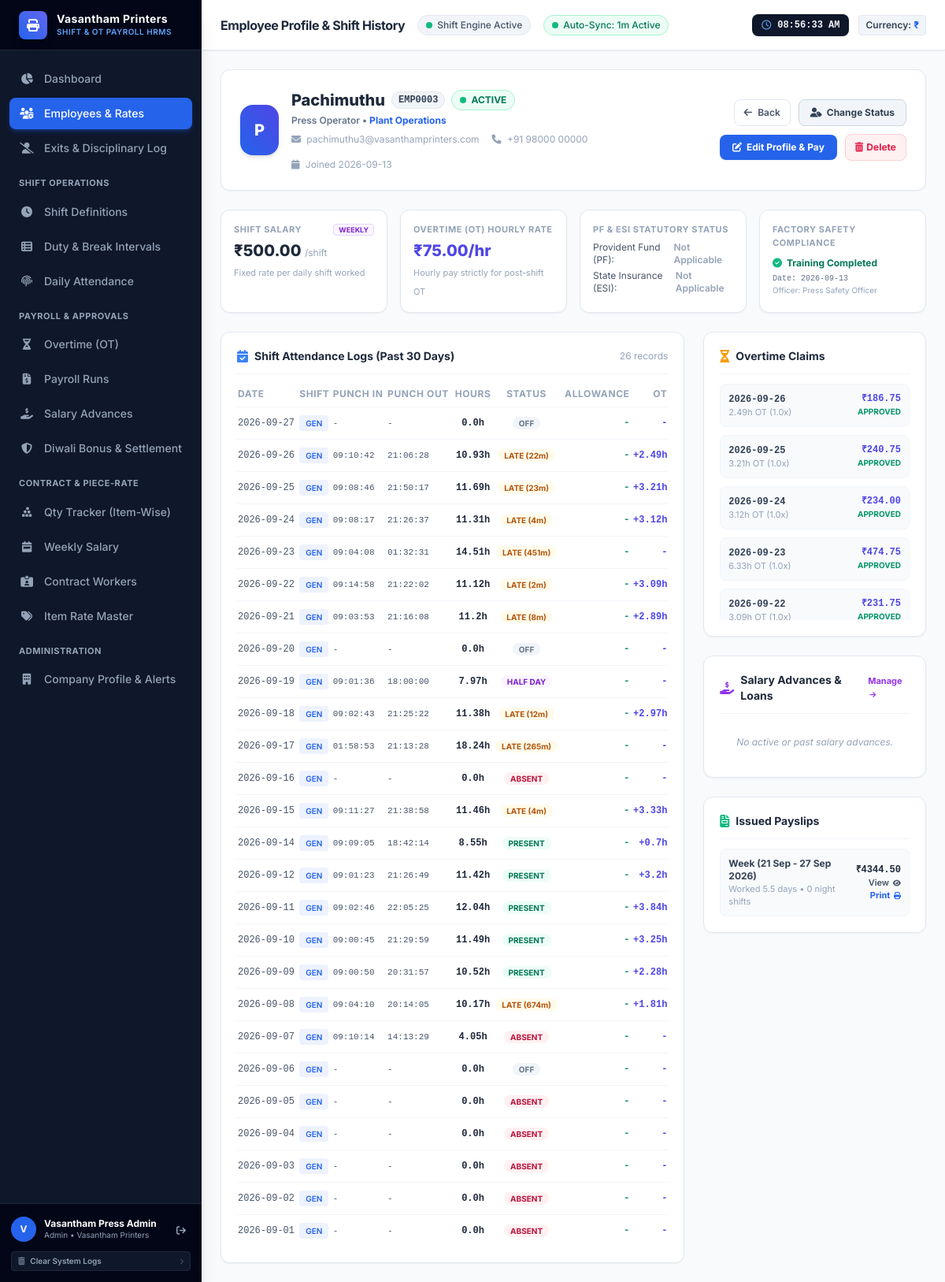
/employees/3 (signed in), run on an earlier commit of the app's database.
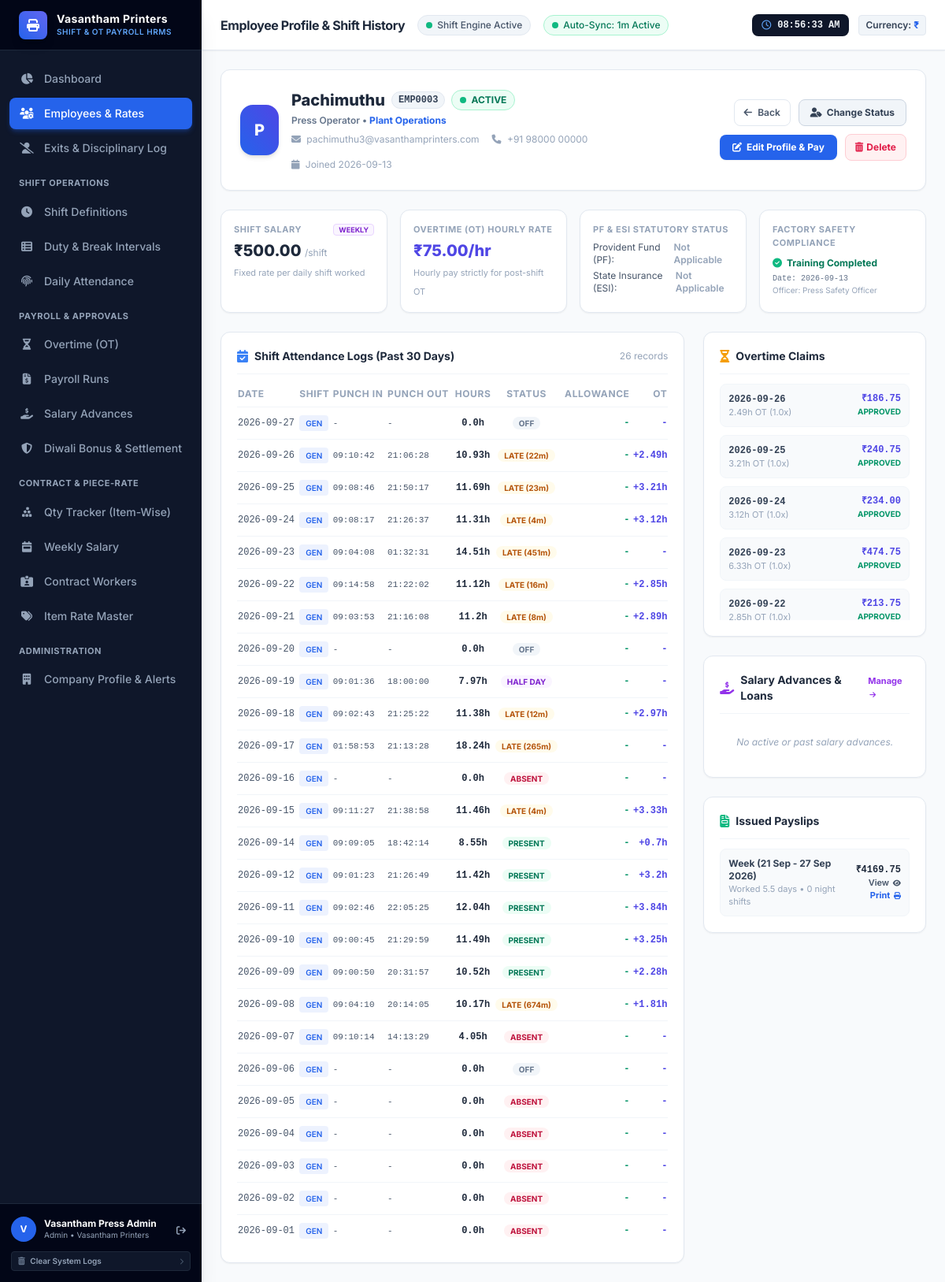
And on a later commit of the database.
### tables this page shows
CREATE TABLE attendance_records (
        id INTEGER PRIMARY KEY AUTOINCREMENT,
        employee_id INTEGER NOT NULL REFERENCES employees(id) ON DELETE CASCADE,
        date TEXT NOT NULL,               -- 'YYYY-MM-DD' (Shift Date)
        shift_id INTEGER REFERENCES shifts(id) ON DELETE SET NULL,
        punch_in TEXT,                    -- 'YYYY-MM-DD HH:MM:SS'
        punch_out TEXT,                   -- 'YYYY-MM-DD HH:MM:SS'
        work_hours REAL NOT NULL DEFAULT 0.0,
        late_mins INTEGER NOT NULL DEFAULT 0,
        early_leave_mins INTEGER NOT NULL DEFAULT 0,
        status TEXT NOT NULL DEFAULT 'ABSENT', -- 'PRESENT', 'LATE', 'HALF_DAY', 'ABSENT', 'WEEKLY_OFF', 'HOLIDAY'
        shift_allowance_amount REAL NOT NULL DEFAULT 0.0,
        raw_ot_hours REAL NOT NULL DEFAULT 0.0,
        notes TEXT,
        created_at TIMESTAMP DEFAULT CURRENT_TIMESTAMP, has_missed_mid_punch INTEGER NOT NULL DEFAULT 0, mid_punch_status TEXT NOT NULL DEFAULT 'NORMAL', mid_punch_notes TEXT, mid_punch_approved_by TEXT, mid_punch_approved_at TEXT, gross_ot_hours REAL NOT NULL DEFAULT 0.0, late_deduction_mins INTEGER NOT NULL DEFAULT 0,
        UNIQUE(employee_id, date)
    );

CREATE TABLE overtime_records (
        id INTEGER PRIMARY KEY AUTOINCREMENT,
        employee_id INTEGER NOT NULL REFERENCES employees(id) ON DELETE CASCADE,
        attendance_id INTEGER REFERENCES attendance_records(id) ON DELETE SET NULL,
        date TEXT NOT NULL,               -- 'YYYY-MM-DD'
        ot_type TEXT NOT NULL DEFAULT 'NORMAL', -- 'NORMAL', 'WEEKEND', 'HOLIDAY'
        pre_shift_ot_hours REAL NOT NULL DEFAULT 0.0,
        post_shift_ot_hours REAL NOT NULL DEFAULT 0.0,
        total_ot_hours REAL NOT NULL DEFAULT 0.0,
        multiplier REAL NOT NULL DEFAULT 1.5,
        approved_hours REAL NOT NULL DEFAULT 0.0,
        calculated_ot_pay REAL NOT NULL DEFAULT 0.0,
        status TEXT NOT NULL DEFAULT 'PENDING', -- 'PENDING', 'APPROVED', 'REJECTED'
        reason TEXT,
        approved_by TEXT,
        approved_at TIMESTAMP,
        created_at TIMESTAMP DEFAULT CURRENT_TIMESTAMP
    );

CREATE TABLE payslips (
        id INTEGER PRIMARY KEY AUTOINCREMENT,
        payroll_run_id INTEGER NOT NULL REFERENCES payroll_runs(id) ON DELETE CASCADE,
        employee_id INTEGER NOT NULL REFERENCES employees(id) ON DELETE CASCADE,
        base_salary REAL NOT NULL DEFAULT 0.0,
        daily_rate REAL NOT NULL DEFAULT 0.0,
        hourly_rate REAL NOT NULL DEFAULT 0.0,
        days_in_month INTEGER NOT NULL DEFAULT 30,
        days_worked REAL NOT NULL DEFAULT 0.0,
        half_days INTEGER NOT NULL DEFAULT 0,
        weekly_offs INTEGER NOT NULL DEFAULT 0,
        absent_days INTEGER NOT NULL DEFAULT 0,
        total_shift_allowance REAL NOT NULL DEFAULT 0.0,
        night_shifts_count INTEGER NOT NULL DEFAULT 0,
        approved_ot_hours REAL NOT NULL DEFAULT 0.0,
        ot_pay REAL NOT NULL DEFAULT 0.0,
        hra REAL NOT NULL DEFAULT 0.0,
        special_allowance REAL NOT NULL DEFAULT 0.0,
        gross_earnings REAL NOT NULL DEFAULT 0.0,
        pf_deduction REAL NOT NULL DEFAULT 0.0,
        esi_deduction REAL NOT NULL DEFAULT 0.0,
        tax_deduction REAL NOT NULL DEFAULT 0.0,
        lop_deduction REAL NOT NULL DEFAULT 0.0,
        total_deductions REAL NOT NULL DEFAULT 0.0,
        net_pay REAL NOT NULL DEFAULT 0.0,
        status TEXT NOT NULL DEFAULT 'GENERATED',
        created_at TIMESTAMP DEFAULT CURRENT_TIMESTAMP, pay_frequency TEXT NOT NULL DEFAULT 'MONTHLY', bonus REAL NOT NULL DEFAULT 0.0, advance_deduction REAL NOT NULL DEFAULT 0.0,
        UNIQUE(payroll_run_id, employee_id)
    );

CREATE TABLE shifts (
        id INTEGER PRIMARY KEY AUTOINCREMENT,
        code TEXT UNIQUE NOT NULL,
        name TEXT NOT NULL,
        start_time TEXT NOT NULL,         -- '09:00'
        end_time TEXT NOT NULL,           -- '18:00'
        is_overnight INTEGER NOT NULL DEFAULT 0, -- 1 if shift crosses midnight (e.g., 22:00 - 06:00)
        grace_late_mins INTEGER NOT NULL DEFAULT 15,
        grace_early_mins INTEGER NOT NULL DEFAULT 15,
        break_mins INTEGER NOT NULL DEFAULT 60,
        min_hours_half_day REAL NOT NULL DEFAULT 4.5,
        min_hours_full_day REAL NOT NULL DEFAULT 8.0,
        allowance_rate REAL NOT NULL DEFAULT 0.0, -- Extra bonus per shift (e.g., Night shift bonus)
        color TEXT NOT NULL DEFAULT '#3b82f6',
        description TEXT,
        is_active INTEGER NOT NULL DEFAULT 1,
        created_at TIMESTAMP DEFAULT CURRENT_TIMESTAMP
    );

CREATE TABLE payroll_runs (
        id INTEGER PRIMARY KEY AUTOINCREMENT,
        month INTEGER NOT NULL,           -- 1 to 12
        year INTEGER NOT NULL,            -- e.g., 2026
        period_name TEXT NOT NULL,        -- 'March 2026'
        start_date TEXT NOT NULL,
        end_date TEXT NOT NULL,
        total_employees INTEGER NOT NULL DEFAULT 0,
        total_gross REAL NOT NULL DEFAULT 0.0,
        total_net REAL NOT NULL DEFAULT 0.0,
        total_ot_pay REAL NOT NULL DEFAULT 0.0,
        total_shift_allowance REAL NOT NULL DEFAULT 0.0,
        status TEXT NOT NULL DEFAULT 'DRAFT', -- 'DRAFT', 'FINALIZED'
        created_at TIMESTAMP DEFAULT CURRENT_TIMESTAMP
    , run_type TEXT NOT NULL DEFAULT 'MONTHLY', total_bonus REAL NOT NULL DEFAULT 0.0, total_advance_deductions REAL NOT NULL DEFAULT 0.0);

### routes/employees.py (the view)
@employees_bp.route("/<int:emp_id>")
@login_required
def view_employee(emp_id):
    conn = get_db_connection()
    cursor = conn.cursor()
    cursor.execute("""
        SELECT e.*, d.name as dept_name, s.name as default_shift_name, s.code as shift_code
        FROM employees e
        JOIN departments d ON e.department_id = d.id
        LEFT JOIN shifts s ON e.default_shift_id = s.id
        WHERE e.id = ?
    """, (emp_id,))
    emp_row = cursor.fetchone()
    if not emp_row:
        flash("Employee not found", "danger")
        conn.close()
        return redirect(url_for("employees.list_employees"))
    employee = dict(emp_row)
    cursor.execute("""
        SELECT a.*, s.name as shift_name, s.code as shift_code, s.color as shift_color
        FROM attendance_records a
        LEFT JOIN shifts s ON a.shift_id = s.id
        WHERE a.employee_id = ?
        ORDER BY a.date DESC
        LIMIT 30
    """, (emp_id,))
    attendances = [dict(row) for row in cursor.fetchall()]
    cursor.execute("""
        SELECT o.*, a.work_hours
        FROM overtime_records o
        LEFT JOIN attendance_records a ON o.attendance_id = a.id
        WHERE o.employee_id = ?
        ORDER BY o.date DESC
        LIMIT 20
    """, (emp_id,))
    overtimes = [dict(row) for row in cursor.fetchall()]
    cursor.execute("""
        SELECT p.*, r.period_name, r.run_type
        FROM payslips p
        JOIN payroll_runs r ON p.payroll_run_id = r.id
        WHERE p.employee_id = ?
        ORDER BY p.id DESC
        LIMIT 20
    """, (emp_id,))
    payslips = [dict(row) for row in cursor.fetchall()]
    cursor.execute("""
        SELECT * FROM advances
        WHERE employee_id = ?
        ORDER BY id DESC
    """, (emp_id,))
    advances = [dict(row) for row in cursor.fetchall()]
    cursor.execute("SELECT * FROM departments ORDER BY name")
    departments = [dict(row) for row in cursor.fetchall()]
    cursor.execute("SELECT * FROM shifts WHERE is_active = 1 ORDER BY name")
    shifts = [dict(row) for row in cursor.fetchall()]
    conn.close()
    return render_template(
        "employees/view.html",
        employee=employee,
        attendances=attendances,
        overtimes=overtimes,
        payslips=payslips,
        advances=advances,
        departments=departments,
        shifts=shifts
    )

### templates/employees/view.html (shortened to what the changed rows need)
{% extends "base.html" %}
{% block header_title %}Employee Profile & Shift History{% endblock %}
{% block content %}
<div class="space-y-6 max-w-7xl mx-auto">
    <div class="bg-white rounded-xl border border-slate-200 shadow-sm p-6 flex flex-col md:flex-row items-start md:items-center justify-between gap-6">
        <div class="flex items-center space-x-4">
            <div>
                <div class="flex items-center space-x-2">
                    <h2 class="text-xl font-extrabold text-slate-800">{{ employee.first_name }} {{ employee.last_name }}</h2>
                </div>
            </div>
        </div>
    </div>
    <div class="grid grid-cols-1 lg:grid-cols-3 gap-6">
        <div class="bg-white rounded-xl border border-slate-200 shadow-sm p-5 lg:col-span-2">
            <div class="overflow-x-auto">
                <table class="w-full text-left text-xs">
                    <thead>
                        <tr class="text-slate-400 font-semibold uppercase tracking-wider border-b border-slate-100">
                            <th class="pb-2">Date</th>
                            <th class="pb-2">Shift</th>
                            <th class="pb-2">Punch In</th>
                            <th class="pb-2">Punch Out</th>
                            <th class="pb-2 text-center">Hours</th>
                            <th class="pb-2 text-center">Status</th>
                            <th class="pb-2 text-right">Allowance</th>
                            <th class="pb-2 text-right">OT</th>
                        </tr>
                    </thead>
                    <tbody class="divide-y divide-slate-100">
                        {% for att in attendances %}
                        <tr class="hover:bg-slate-50 transition">
                            <td class="py-2.5 font-mono text-slate-600">{{ att.date }}</td>
                            <td class="py-2.5">
                                {% if att.shift_name %}
                                <span class="inline-flex items-center px-2 py-0.5 rounded text-[10px] font-semibold" style="background-color: {{ att.shift_color }}15; color: {{ att.shift_color }};">
                                    {{ att.shift_code }}
                                </span>
                                {% else %}
                                <span class="text-slate-400">-</span>
                                {% endif %}
                            </td>
                            <td class="py-2.5 font-mono text-[11px] text-slate-600">
                                {{ att.punch_in.split(' ')[1] if att.punch_in else '-' }}
                            </td>
                            <td class="py-2.5 font-mono text-[11px] text-slate-600">
                                {{ att.punch_out.split(' ')[1] if att.punch_out else '-' }}
                            </td>
                            <td class="py-2.5 text-center font-mono font-semibold">{{ att.work_hours }}h</td>
                            <td class="py-2.5 text-center">
                                {% if att.status == 'PRESENT' %}
                                <span class="px-2 py-0.5 rounded-full text-[10px] font-bold bg-emerald-50 text-emerald-700">PRESENT</span>
                                {% elif att.status == 'LATE' %}
                                <span class="px-2 py-0.5 rounded-full text-[10px] font-bold bg-amber-50 text-amber-700">LATE ({{ att.late_mins }}m)</span>
                                {% elif att.status == 'HALF_DAY' %}
                                <span class="px-2 py-0.5 rounded-full text-[10px] font-bold bg-purple-50 text-purple-700">HALF DAY</span>
                                {% elif att.status == 'WEEKLY_OFF' %}
                                <span class="px-2 py-0.5 rounded-full text-[10px] font-bold bg-slate-100 text-slate-500">OFF</span>
                                {% else %}
                                <span class="px-2 py-0.5 rounded-full text-[10px] font-bold bg-rose-50 text-rose-700">ABSENT</span>
                                {% endif %}
                            </td>
                            <td class="py-2.5 text-right font-mono font-semibold text-emerald-600">
                                {% if att.shift_allowance_amount > 0 %}
                                +{{ company_info.currency_symbol }}{{ att.shift_allowance_amount }}
                                {% else %}-{% endif %}
                            </td>
                            <td class="py-2.5 text-right font-mono font-bold text-indigo-600">
                                {% if att.raw_ot_hours > 0 %}
                                +{{ att.raw_ot_hours }}h
                                {% else %}-{% endif %}
                            </td>
                        </tr>
                        {% else %}
                        <tr>
                            <td colspan="8" class="text-center py-6 text-slate-400">No attendance logs found.</td>
                        </tr>
                        {% endfor %}
                    </tbody>
                </table>
            </div>
        </div>
        <div class="space-y-6">
            <div class="bg-white rounded-xl border border-slate-200 shadow-sm p-5">
                <div class="space-y-2.5 max-h-[300px] overflow-y-auto">
                    {% for ot in overtimes %}
                    <div class="p-2.5 rounded-lg border border-slate-100 bg-slate-50 flex items-center justify-between text-xs">
                        <div>
                            <span class="font-mono font-semibold text-slate-700">{{ ot.date }}</span>
                            <div class="text-[11px] text-slate-400">
                                <span>{{ ot.total_ot_hours }}h OT ({{ ot.multiplier }}x)</span>
                            </div>
                        </div>
                        <div class="text-right">
                            <span class="font-mono font-bold text-indigo-600 block">{{ company_info.currency_symbol }}{{ "%.2f"|format(ot.calculated_ot_pay) }}</span>
                            {% if ot.status == 'APPROVED' %}
                            <span class="text-[10px] font-bold text-emerald-600">APPROVED</span>
                            {% elif ot.status == 'REJECTED' %}
                            <span class="text-[10px] font-bold text-rose-600">REJECTED</span>
                            {% else %}
                            <span class="text-[10px] font-bold text-amber-600">PENDING</span>
                            {% endif %}
                        </div>
                    </div>
                    {% else %}
                    <p class="text-xs text-slate-400 italic text-center py-4">No overtime claims.</p>
                    {% endfor %}
                </div>
            </div>
            <div class="bg-white rounded-xl border border-slate-200 shadow-sm p-5">
                <div class="space-y-2.5">
                    {% for p in payslips %}
                    <div class="p-2.5 rounded-lg border border-slate-100 bg-slate-50 flex items-center justify-between text-xs">
                        <div>
                            <span class="font-bold text-slate-700 block">{{ p.period_name }}</span>
                            <span class="text-[11px] text-slate-400">Worked {{ p.days_worked }} days • {{ p.night_shifts_count }} night shifts</span>
                        </div>
                        <div class="text-right space-x-2">
                            <span class="font-mono font-bold text-slate-800 block">{{ company_info.currency_symbol }}{{ "%.2f"|format(p.net_pay) }}</span>
                            <a href="{{ url_for('payroll.view_payslip', payslip_id=p.id) }}" class="text-[11px] text-slate-600 font-semibold hover:underline">
                                View <i class="fas fa-eye ml-0.5 text-[9px]"></i>
                            </a>
                            <a href="{{ url_for('payroll.view_payslip', payslip_id=p.id) }}?print=1" target="_blank" class="text-[11px] text-blue-600 font-bold hover:underline">
                                Print <i class="fas fa-print ml-0.5 text-[9px]"></i>
                            </a>
                        </div>
                    </div>
                    {% else %}
                    <p class="text-xs text-slate-400 italic text-center py-4">No payslips generated yet.</p>
                    {% endfor %}
                </div>
            </div>
        </div>
    </div>
</div>
{% endblock %}

What changed in the data, as far as the page shows it:
changed attendance_records (number 6 of 26 on the later page): late_mins "2" → "16"; raw_ot_hours "3.09" → "2.85"
changed overtime_records (number 5 of 5 on the later page): total_ot_hours "3.09" → "2.85"; calculated_ot_pay "231.75" → "213.75"
changed payslips: net_pay "4344.50" → "4169.75"
